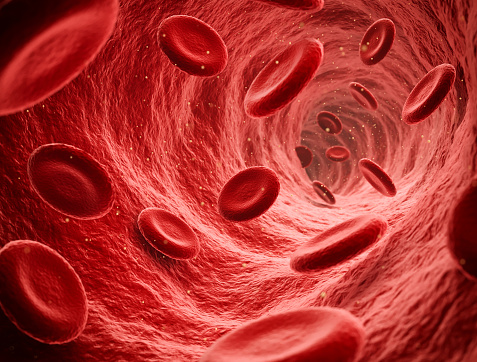
#> input picture bloodCells.jpg, 477 x 362 px
$ python filterUnsharpMasking_filterLaplacianDomainFrekuensi_selectiveFiltering.py
#> lines starting #> are read from the running program, lines starting #| are printed output that depends on the picture
import cv2
import numpy as np
from matplotlib import pyplot as plt

# membaca gambar
img = cv2.imread('bloodCells.jpg',0)
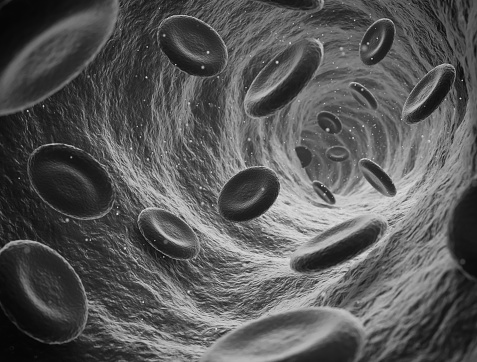
#> img: shape (362, 477); min 3, max 229, mean 88
rows, cols = img.shape
#> rows = 362; cols = 477

# Filter Unsharp Masking
# terapkan blur Gaussian dengan ukuran kernel 5x5
blur = cv2.GaussianBlur(img, (5,5), 0)
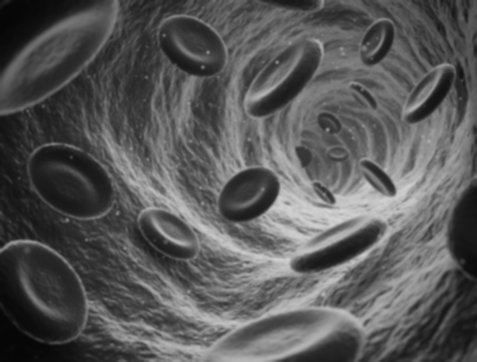
#> blur: shape (362, 477); min 5, max 211, mean 88
# membuat unsharp mask dengan mengurangi gambar yang sudah diberi blur dari gambar asli
unsharp_mask = cv2.addWeighted(img, 1.5, blur, -0.5, 0)

# Filter Laplacian di Domain Frekuensi
# terapkan Fourier Transform pada gambar
f = np.fft.fft2(img)
# geser komponen frekuensi nol ke pusat spektrum
fshift = np.fft.fftshift(f)
# membuat filter Laplacian di domain frekuensi
laplacian_filter = np.zeros((rows, cols), np.float32)
laplacian_filter[int(rows/2)-1:int(rows/2)+2, int(cols/2)-1:int(cols/2)+2] = np.array([[0,-1,0],[-1,4,-1],[0,-1,0]])
# terapkan filter
laplacian_freq = fshift * laplacian_filter
# terapkan Inverse Fourier Transform
laplacian_img = np.real(np.fft.ifft2(np.fft.ifftshift(laplacian_freq)))
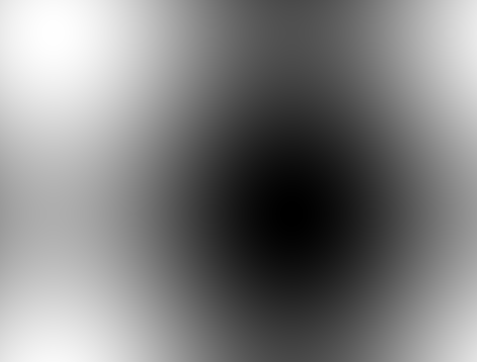
#> laplacian_img: shape (362, 477) float64; min 304.4, max 399.5, mean 351.9; drawn with min black and max white

# Selective Filtering
# membuat filter Gaussian dengan deviasi standar 50
gaussian_filter = np.zeros((rows, cols), np.float32)
for i in range(rows):
    for j in range(cols):
        gaussian_filter[i, j] = np.exp(-((i - rows/2)**2 + (j - cols/2)**2) / (2 * 50**2))
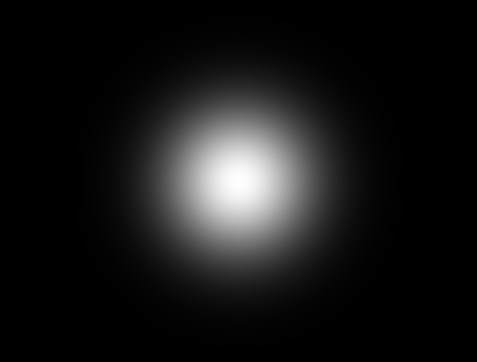
#> gaussian_filter: shape (362, 477) float32; min 1.64e-08, max 1, mean 0.0909
# terapkan filter pada gambar asli dan unsharp mask
selective_filtered_img = gaussian_filter * img + (1 - gaussian_filter) * unsharp_mask
selective_filtered_mask = gaussian_filter * unsharp_mask + (1 - gaussian_filter) * img

# tampilkan gambar
plt.subplot(2,3,1),plt.imshow(img, cmap = 'gray')
plt.title('Original Image'), plt.xticks([]), plt.yticks([])
plt.subplot(2,3,2),plt.imshow(unsharp_mask, cmap = 'gray')
plt.title('Unsharp Masking Filter'), plt.xticks([]), plt.yticks([])
plt.subplot(2,3,3),plt.imshow(laplacian_img, cmap = 'gray')
plt.title('Laplacian Domain Frequency Filter'), plt.xticks([]), plt.yticks([])
plt.subplot(2,3,5),plt.imshow(selective_filtered_img, cmap = 'gray')
plt.title('Selective Filtering (Original Image)'), plt.xticks([]), plt.yticks([])
plt.subplot(2,3,6),plt.imshow(selective_filtered_mask, cmap = 'gray')
plt.title('Selective Filtering (Unsharp Mask)'), plt.xticks([]), plt.yticks([])
plt.show()
